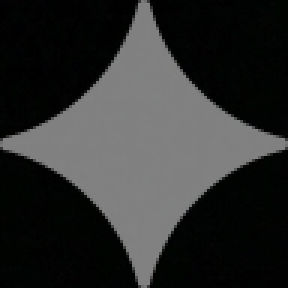
#> input picture core/assets/bg_96.png, 96 x 96 px (shown 3 times larger)
$ python -i python_engine.py   (imports and definitions only)
#> lines starting #> are read from the running program, lines starting #| are printed output that depends on the picture
#> in _load_alpha_map, img is the input picture: shape (96, 96, 3); mean B, G, R 46.3, 47, 46.1
#> in _load_alpha_map (call 2), `return (img.astype(np.float32) / 255.0) * 0.61`:
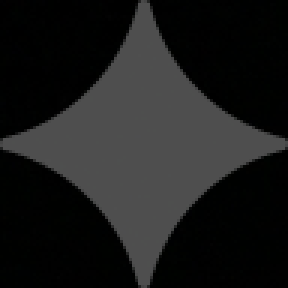
#> returned value: shape (96, 96, 3) float32 (shown 3 times larger); mean of channels 0, 1, 2 0.111, 0.112, 0.11; drawn as B, G, R
### core/utils.py
"""
Utility functions for Gemini Watermark Remover:
- System hardware detection (GPU/CPU/RAM)
- Video metadata & thumbnail extraction
- Windows native file/folder pickers
- File Explorer integration
- Zip archive creation
"""

import os
import sys
import json
import zipfile
import subprocess
import threading
from pathlib import Path
from typing import List, Dict, Optional, Tuple, Any

import cv2
import numpy as np


def get_base_dir() -> Path:
    """Return the application base directory."""
    return Path(__file__).resolve().parent.parent


def get_bin_dir() -> Path:
    """Return the bundled bin directory containing native tools."""
    return get_base_dir() / "bin"


def get_native_exe_path() -> Path:
    """Return path to the bundled native video watermark removal executable."""
    return get_bin_dir() / "GeminiWatermarkTool-Video.exe"


def get_ffmpeg_path() -> Path:
    """Return path to bundled ffmpeg executable."""
    return get_bin_dir() / "ffmpeg.exe"


# [52 lines left out: functions get_downloads_folder, get_system_info, not called in this run]


IMAGE_EXTENSIONS = {".png", ".jpg", ".jpeg", ".webp", ".bmp"}
VIDEO_EXTENSIONS = {".mp4", ".mov", ".webm", ".mkv", ".avi", ".m4v", ".flv"}
SUPPORTED_EXTENSIONS = VIDEO_EXTENSIONS | IMAGE_EXTENSIONS


def is_image(file_path: str) -> bool:
    """Return True if the file is an image."""
    return Path(file_path).suffix.lower() in IMAGE_EXTENSIONS


def detect_content_bbox(img: np.ndarray, threshold: int = 12) -> Tuple[int, int, int, int]:
    """
    Detect non-black active content bounding box (x1, y1, x2, y2).
    Returns (0, 0, width, height) if no black bars/letterboxing are present.
    """
#> called with threshold = 12
    if img is None or img.size == 0:
        return 0, 0, 0, 0

    h, w = img.shape[:2]
#> h = 96; w = 96
    gray = cv2.cvtColor(img, cv2.COLOR_BGR2GRAY) if len(img.shape) == 3 else img

    row_max = np.max(gray, axis=1)
#> row_max = 96 values, max 130 at index 15, min 121 at index 0, mean 129.2
    col_max = np.max(gray, axis=0)
#> col_max has the same summary as row_max

    non_black_rows = np.where(row_max > threshold)[0]
#> non_black_rows = 96 values from 0 to 95
    non_black_cols = np.where(col_max > threshold)[0]
#> non_black_cols = 96 values from 0 to 95

    if len(non_black_rows) == 0 or len(non_black_cols) == 0:
        return 0, 0, w, h

    y1, y2 = int(non_black_rows[0]), int(non_black_rows[-1] + 1)
#> y1 = 0; y2 = 96
    x1, x2 = int(non_black_cols[0]), int(non_black_cols[-1] + 1)
#> x1 = 0; x2 = 96

    # Only treat as black bars if padding is meaningful (>= 4 pixels)
    if y1 < 4 and (h - y2) < 4 and x1 < 4 and (w - x2) < 4:
        return 0, 0, w, h

    return x1, y1, x2, y2


# [197 lines left out: functions get_video_info, extract_thumbnail_base64, show_native_open_file_dialog, show_native_folder_dialog, open_in_explorer, create_zip_archive, not called in this run]

### core/python_engine.py
"""
Python Frame-by-Frame Reverse-Alpha Video Engine.
Extracts frames, performs deterministic reverse alpha blending with
temporal consistency, and streams frames directly to FFmpeg with lossless audio muxing.
"""

import os
import sys
import time
import subprocess
from pathlib import Path
from typing import Optional, Callable, Dict, Any, Tuple

import cv2
import numpy as np

from .utils import get_ffmpeg_path, get_base_dir, detect_content_bbox


class PythonFrameEngine:
    """
    Python fallback engine that extracts frames, applies calibrated
    reverse alpha blending, and rebuilds the video using FFmpeg.
    """

    def __init__(self):
        self.ffmpeg_path = get_ffmpeg_path()
        self.assets_dir = get_base_dir() / "core" / "assets"
        self._cancelled = False
        self._current_ffmpeg_proc: Optional[subprocess.Popen] = None

        # Load calibrated alpha maps
        self.alpha_48 = self._load_alpha_map(self.assets_dir / "bg_48.png")
        self.alpha_96 = self._load_alpha_map(self.assets_dir / "bg_96.png")

    def _load_alpha_map(self, path: Path) -> Optional[np.ndarray]:
        if not path.exists():
            return None
        img = cv2.imread(str(path))
        if img is None:
            return None
        # Calibrated Profile V2 reverse-alpha intensity (0.61x scale)
        return (img.astype(np.float32) / 255.0) * 0.61

    # [9 lines left out: function cancel, not called in this run]

    def detect_watermark_roi(
        self,
        cap: cv2.VideoCapture,
        width: int,
        height: int,
        total_frames: int,
        region_override: Optional[str] = None,
    ) -> Tuple[int, int, int, int, np.ndarray]:
        """
        Locate watermark coordinates and return calibrated alpha map.
        Supports explicit region overrides (e.g. from profiler) or
        automatic multi-frame template matching.
        """
        # If explicit region override is provided (e.g. '1136,576,48,48', 'br:96,96,48,48')
        if region_override:
            try:
                raw = region_override.strip()
                if raw.startswith("br:"):
                    parts = [int(v.strip()) for v in raw[3:].split(",")[:4]]
                    if len(parts) == 4:
                        mx, my, rw, rh = parts
                        rx = max(0, width - mx - rw)
                        ry = max(0, height - my - rh)
                        base_alpha = self.alpha_96 if (rw >= 72 and self.alpha_96 is not None) else self.alpha_48
                        if base_alpha is None:
                            size = rw
                            y, x = np.ogrid[:size, :size]
                            c = size // 2
                            dist = np.sqrt((x - c)**2 + (y - c)**2)
                            base_alpha = (np.clip(1.0 - (dist / (size // 2)), 0.0, 1.0) ** 1.5)[:, :, None] * 0.61
                        final_alpha = cv2.resize(base_alpha, (rw, rh))
                        return rx, ry, rw, rh, final_alpha
                elif "," in raw:
                    parts = [int(v.strip()) for v in raw.split(",")[:4]]
                    if len(parts) == 4:
                        rx, ry, rw, rh = parts
                        base_alpha = self.alpha_96 if (rw >= 72 and self.alpha_96 is not None) else self.alpha_48
                        if base_alpha is None:
                            size = rw
                            y, x = np.ogrid[:size, :size]
                            c = size // 2
                            dist = np.sqrt((x - c)**2 + (y - c)**2)
                            base_alpha = (np.clip(1.0 - (dist / (size // 2)), 0.0, 1.0) ** 1.5)[:, :, None] * 0.61
                        final_alpha = cv2.resize(base_alpha, (rw, rh))
                        return rx, ry, rw, rh, final_alpha
            except Exception:
                pass

        # Read a representative frame to detect black borders / letterboxing
        cap.set(cv2.CAP_PROP_POS_FRAMES, min(5, total_frames - 1))
        ret, probe_frame = cap.read()
        if ret and probe_frame is not None:
            bx1, by1, bx2, by2 = detect_content_bbox(probe_frame)
#> bx1 = 0; by1 = 0; bx2 = 96; by2 = 96
        else:
            bx1, by1, bx2, by2 = 0, 0, width, height

        cw = bx2 - bx1
#> cw = 96
        ch = by2 - by1
#> ch = 96

        # Use calibrated 48x48 or 96x96 alpha map depending on content resolution
        target_size = 96 if min(cw, ch) >= 1080 else 48
#> target_size = 48
        base_alpha = self.alpha_96 if (target_size == 96 and self.alpha_96 is not None) else self.alpha_48

        if base_alpha is None:
            size = target_size
#> size = 48
            y, x = np.ogrid[:size, :size]
#> y = 48 values from 0 to 47
            c = size // 2
#> c = 24
            dist = np.sqrt((x - c)**2 + (y - c)**2)
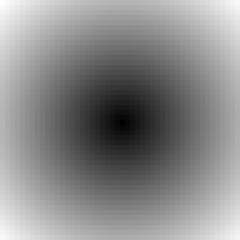
#> dist: shape (48, 48) float64 (shown 5 times larger); min 0, max 33.94, mean 18.4; drawn with min black and max white
            base_alpha = (np.clip(1.0 - (dist / (size // 2)), 0.0, 1.0) ** 1.5)[:, :, None] * 0.61
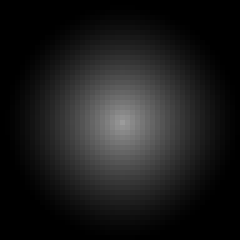
#> base_alpha: shape (48, 48, 1) float64 (shown 5 times larger); min 0, max 0.61, mean 0.11

        # Grayscale template for normalized cross-correlation search
#> (the run stopped early here; a loop or call above may not have finished)
